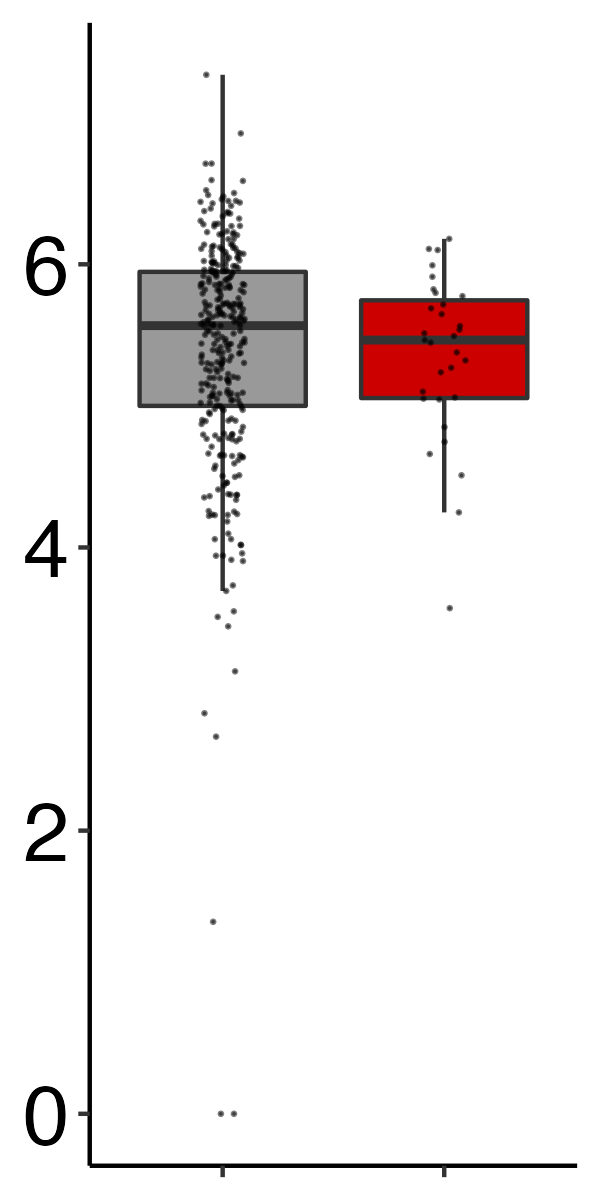

Reproduce this figure in R.
################################################
#Figure2F - myeloid signatures from BeatAML dataset
################################################

# Load packages
library(ggplot2)

# Read file
df <- read.table("../../../Sources/BeatAML/Master.txt", sep="\t", header=TRUE, stringsAsFactors=FALSE)
dim(df)

# Set factor level
table(df$genotype.TP53)
df$genotype.TP53 <- factor(df$genotype.TP53,
                           levels=c("Wildtype", "Mutant (1 hit)", "Mutant (2 hits)"),
                           labels=c("WT", "Mut", "Mut")
)

###########################################################

# Boxplot
    # Definition
    data <- df
    x <- data$genotype.TP53
    y <- data$myeloid.score

    #Plot
    plot <- ggplot() +
      geom_boxplot(data, mapping=aes(x=x, y=y, fill=x), outlier.shape=NA, show.legend = FALSE) +
      scale_fill_manual(values=c("grey60","red3"))+
      geom_jitter(data, mapping=aes(x=x, y=y), position=position_jitter(width=0.1, height=0), size=0.1,alpha=0.5) +
      theme(panel.grid.major = element_blank(),
            panel.grid.minor = element_blank(),
            panel.background = element_blank(),
            panel.border=element_blank(),
            axis.line.y.left = element_line(color="black"),
            axis.line.x = element_line(color="black"),
            axis.title=element_text(size=12),
            axis.text=element_text(size=12),
            axis.text.x=element_blank(),
            axis.text.y=element_text(size=20, colour="black"),
            axis.title.x=element_blank(),
            axis.title.y=element_blank()
      )

    #Summary of numbers for figure
    table(data$genotype.TP53)
    #WT; 329
    #Mut; 31

    # Save file
    ggsave(file="Figure2f.png", width=2, height=4)

# Statistical test
wilcox.test(y~x)$p.value  #0.4483064
